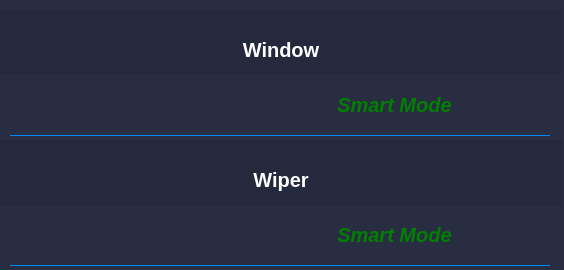
      <widget class="QWidget" name="widget_7" native="true">
       <property name="geometry">
        <rect>
         <x>28</x>
         <y>670</y>
         <width>564</width>
         <height>270</height>
        </rect>
       </property>
       <property name="sizePolicy">
        <sizepolicy hsizetype="Fixed" vsizetype="Fixed">
         <horstretch>0</horstretch>
         <verstretch>0</verstretch>
        </sizepolicy>
       </property>
       <property name="minimumSize">
        <size>
         <width>564</width>
         <height>270</height>
        </size>
       </property>
       <property name="maximumSize">
        <size>
         <width>564</width>
         <height>270</height>
        </size>
       </property>
       <property name="styleSheet">
        <string notr="true">QWidget {
    background-color: rgba(35, 40, 60, 215);
    border: none;

}</string>
       </property>
       <widget class="Line" name="line_3">
        <property name="geometry">
         <rect>
          <x>10</x>
          <y>135</y>
          <width>540</width>
          <height>1</height>
         </rect>
        </property>
        <property name="sizePolicy">
         <sizepolicy hsizetype="Fixed" vsizetype="Fixed">
          <horstretch>0</horstretch>
          <verstretch>0</verstretch>
         </sizepolicy>
        </property>
        <property name="minimumSize">
         <size>
          <width>540</width>
          <height>1</height>
         </size>
        </property>
        <property name="maximumSize">
         <size>
          <width>540</width>
          <height>1</height>
         </size>
        </property>
        <property name="styleSheet">
         <string notr="true">background-color: #0088F3;</string>
        </property>
        <property name="orientation">
         <enum>Qt::Horizontal</enum>
        </property>
       </widget>
       <widget class="QWidget" name="layoutWidget_3">
        <property name="geometry">
         <rect>
          <x>0</x>
          <y>10</y>
          <width>562</width>
          <height>65</height>
         </rect>
        </property>
        <layout class="QVBoxLayout" name="verticalLayout_19">
         <property name="spacing">
          <number>0</number>
         </property>
         <item>
          <spacer name="verticalSpacer_5">
           <property name="orientation">
            <enum>Qt::Vertical</enum>
           </property>
           <property name="sizeType">
            <enum>QSizePolicy::Fixed</enum>
           </property>
           <property name="sizeHint" stdset="0">
            <size>
             <width>560</width>
             <height>15</height>
            </size>
           </property>
          </spacer>
         </item>
         <item>
          <layout class="QHBoxLayout" name="horizontalLayout_12">
           <property name="spacing">
            <number>0</number>
           </property>
           <item>
            <spacer name="horizontalSpacer_9">
             <property name="orientation">
              <enum>Qt::Horizontal</enum>
             </property>
             <property name="sizeType">
              <enum>QSizePolicy::Fixed</enum>
             </property>
             <property name="sizeHint" stdset="0">
              <size>
               <width>200</width>
               <height>40</height>
              </size>
             </property>
            </spacer>
           </item>
           <item>
            <widget class="QLabel" name="label_24">
             <property name="font">
              <font>
               <pointsize>-1</pointsize>
               <weight>75</weight>
               <bold>true</bold>
              </font>
             </property>
             <property name="styleSheet">
              <string notr="true">QLabel {
    background-color: transparent;
	color:white;
	font-size: 20px; font-weight: bold;

}</string>
             </property>
             <property name="text">
              <string>Window</string>
             </property>
             <property name="alignment">
              <set>Qt::AlignCenter</set>
             </property>
            </widget>
           </item>
           <item>
            <spacer name="horizontalSpacer_10">
             <property name="orientation">
              <enum>Qt::Horizontal</enum>
             </property>
             <property name="sizeType">
              <enum>QSizePolicy::Fixed</enum>
             </property>
             <property name="sizeHint" stdset="0">
              <size>
               <width>200</width>
               <height>40</height>
              </size>
             </property>
            </spacer>
           </item>
          </layout>
         </item>
        </layout>
       </widget>
       <widget class="QPushButton" name="pushButton_window_smartmode">
        <property name="geometry">
         <rect>
          <x>250</x>
          <y>80</y>
          <width>300</width>
          <height>50</height>
         </rect>
        </property>
        <property name="sizePolicy">
         <sizepolicy hsizetype="Fixed" vsizetype="Fixed">
          <horstretch>0</horstretch>
          <verstretch>0</verstretch>
         </sizepolicy>
        </property>
        <property name="minimumSize">
         <size>
          <width>300</width>
          <height>50</height>
         </size>
        </property>
        <property name="maximumSize">
         <size>
          <width>300</width>
          <height>50</height>
         </size>
        </property>
        <property name="font">
         <font>
          <pointsize>15</pointsize>
          <weight>75</weight>
          <italic>true</italic>
          <bold>true</bold>
          <underline>false</underline>
          <strikeout>false</strikeout>
          <stylestrategy>PreferAntialias</stylestrategy>
          <kerning>true</kerning>
         </font>
        </property>
        <property name="cursor">
         <cursorShape>ArrowCursor</cursorShape>
        </property>
        <property name="focusPolicy">
         <enum>Qt::StrongFocus</enum>
        </property>
        <property name="layoutDirection">
         <enum>Qt::RightToLeft</enum>
        </property>
        <property name="styleSheet">
         <string notr="true">QPushButton {
    background-color: transparent;
    border: none;
	color:green;
}</string>
        </property>
        <property name="text">
         <string>Smart Mode  </string>
        </property>
        <property name="icon">
         <iconset resource="resources.qrc">
          <normaloff>:/images/Checkbox_off.png</normaloff>
          <normalon>:/images/Checkbox_on.png</normalon>
          <disabledoff>:/images/Checkbox_off.png</disabledoff>
          <disabledon>:/images/Checkbox_on.png</disabledon>
          <activeoff>:/images/Checkbox_off.png</activeoff>
          <activeon>:/images/Checkbox_on.png</activeon>
          <selectedoff>:/images/Checkbox_off.png</selectedoff>
          <selectedon>:/images/Checkbox_on.png</selectedon>:/images/Checkbox_off.png</iconset>
        </property>
        <property name="iconSize">
         <size>
          <width>256</width>
          <height>50</height>
         </size>
        </property>
        <property name="checkable">
         <bool>true</bool>
        </property>
       </widget>
       <widget class="QPushButton" name="pushButton_wiper_smartmode">
        <property name="geometry">
         <rect>
          <x>250</x>
          <y>210</y>
          <width>300</width>
          <height>50</height>
         </rect>
        </property>
        <property name="sizePolicy">
         <sizepolicy hsizetype="Fixed" vsizetype="Fixed">
          <horstretch>0</horstretch>
          <verstretch>0</verstretch>
         </sizepolicy>
        </property>
        <property name="minimumSize">
         <size>
          <width>300</width>
          <height>50</height>
         </size>
        </property>
        <property name="maximumSize">
         <size>
          <width>300</width>
          <height>50</height>
         </size>
        </property>
        <property name="font">
         <font>
          <pointsize>15</pointsize>
          <weight>75</weight>
          <italic>true</italic>
          <bold>true</bold>
          <underline>false</underline>
          <strikeout>false</strikeout>
          <stylestrategy>PreferAntialias</stylestrategy>
          <kerning>true</kerning>
         </font>
        </property>
        <property name="cursor">
         <cursorShape>ArrowCursor</cursorShape>
        </property>
        <property name="focusPolicy">
         <enum>Qt::StrongFocus</enum>
        </property>
        <property name="layoutDirection">
         <enum>Qt::RightToLeft</enum>
        </property>
        <property name="styleSheet">
         <string notr="true">QPushButton {
    background-color: transparent;
    border: none;
	color:green;
}</string>
        </property>
        <property name="text">
         <string>Smart Mode  </string>
        </property>
        <property name="icon">
         <iconset resource="resources.qrc">
          <normaloff>:/images/Checkbox_off.png</normaloff>
          <normalon>:/images/Checkbox_on.png</normalon>
          <disabledoff>:/images/Checkbox_off.png</disabledoff>
          <disabledon>:/images/Checkbox_on.png</disabledon>
          <activeoff>:/images/Checkbox_off.png</activeoff>
          <activeon>:/images/Checkbox_on.png</activeon>
          <selectedoff>:/images/Checkbox_off.png</selectedoff>
          <selectedon>:/images/Checkbox_on.png</selectedon>:/images/Checkbox_off.png</iconset>
        </property>
        <property name="iconSize">
         <size>
          <width>256</width>
          <height>50</height>
         </size>
        </property>
        <property name="checkable">
         <bool>true</bool>
        </property>
       </widget>
       <widget class="QWidget" name="layoutWidget_4">
        <property name="geometry">
         <rect>
          <x>0</x>
          <y>140</y>
          <width>562</width>
          <height>65</height>
         </rect>
        </property>
        <layout class="QVBoxLayout" name="verticalLayout_22">
         <property name="spacing">
          <number>0</number>
         </property>
         <item>
          <spacer name="verticalSpacer_7">
           <property name="orientation">
            <enum>Qt::Vertical</enum>
           </property>
           <property name="sizeType">
            <enum>QSizePolicy::Fixed</enum>
           </property>
           <property name="sizeHint" stdset="0">
            <size>
             <width>560</width>
             <height>15</height>
            </size>
           </property>
          </spacer>
         </item>
         <item>
          <layout class="QHBoxLayout" name="horizontalLayout_22">
           <property name="spacing">
            <number>0</number>
           </property>
           <item>
            <spacer name="horizontalSpacer_17">
             <property name="orientation">
              <enum>Qt::Horizontal</enum>
             </property>
             <property name="sizeType">
              <enum>QSizePolicy::Fixed</enum>
             </property>
             <property name="sizeHint" stdset="0">
              <size>
               <width>200</width>
               <height>40</height>
              </size>
             </property>
            </spacer>
           </item>
           <item>
            <widget class="QLabel" name="label_26">
             <property name="font">
              <font>
               <pointsize>-1</pointsize>
               <weight>75</weight>
               <bold>true</bold>
              </font>
             </property>
             <property name="styleSheet">
              <string notr="true">QLabel {
    background-color: transparent;
	color:white;
	font-size: 20px; font-weight: bold;

}</string>
             </property>
             <property name="text">
              <string>Wiper</string>
             </property>
             <property name="alignment">
              <set>Qt::AlignCenter</set>
             </property>
            </widget>
           </item>
           <item>
            <spacer name="horizontalSpacer_18">
             <property name="orientation">
              <enum>Qt::Horizontal</enum>
             </property>
             <property name="sizeType">
              <enum>QSizePolicy::Fixed</enum>
             </property>
             <property name="sizeHint" stdset="0">
              <size>
               <width>200</width>
               <height>40</height>
              </size>
             </property>
            </spacer>
           </item>
          </layout>
         </item>
        </layout>
       </widget>
       <widget class="Line" name="line_5">
        <property name="geometry">
         <rect>
          <x>10</x>
          <y>395</y>
          <width>540</width>
          <height>1</height>
         </rect>
        </property>
        <property name="sizePolicy">
         <sizepolicy hsizetype="Fixed" vsizetype="Fixed">
          <horstretch>0</horstretch>
          <verstretch>0</verstretch>
         </sizepolicy>
        </property>
        <property name="minimumSize">
         <size>
          <width>540</width>
          <height>1</height>
         </size>
        </property>
        <property name="maximumSize">
         <size>
          <width>540</width>
          <height>1</height>
         </size>
        </property>
        <property name="styleSheet">
         <string notr="true">background-color: #0088F3;</string>
        </property>
        <property name="orientation">
         <enum>Qt::Horizontal</enum>
        </property>
       </widget>
       <widget class="Line" name="line_9">
        <property name="geometry">
         <rect>
          <x>10</x>
          <y>265</y>
          <width>540</width>
          <height>1</height>
         </rect>
        </property>
        <property name="sizePolicy">
         <sizepolicy hsizetype="Fixed" vsizetype="Fixed">
          <horstretch>0</horstretch>
          <verstretch>0</verstretch>
         </sizepolicy>
        </property>
        <property name="minimumSize">
         <size>
          <width>540</width>
          <height>1</height>
         </size>
        </property>
        <property name="maximumSize">
         <size>
          <width>540</width>
          <height>1</height>
         </size>
        </property>
        <property name="styleSheet">
         <string notr="true">background-color: #0088F3;</string>
        </property>
        <property name="orientation">
         <enum>Qt::Horizontal</enum>
        </property>
       </widget>
      </widget>
